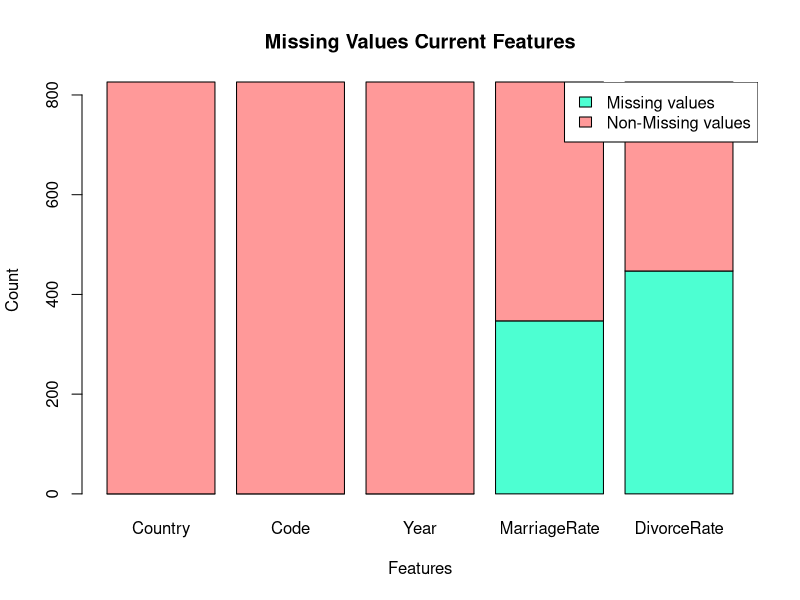
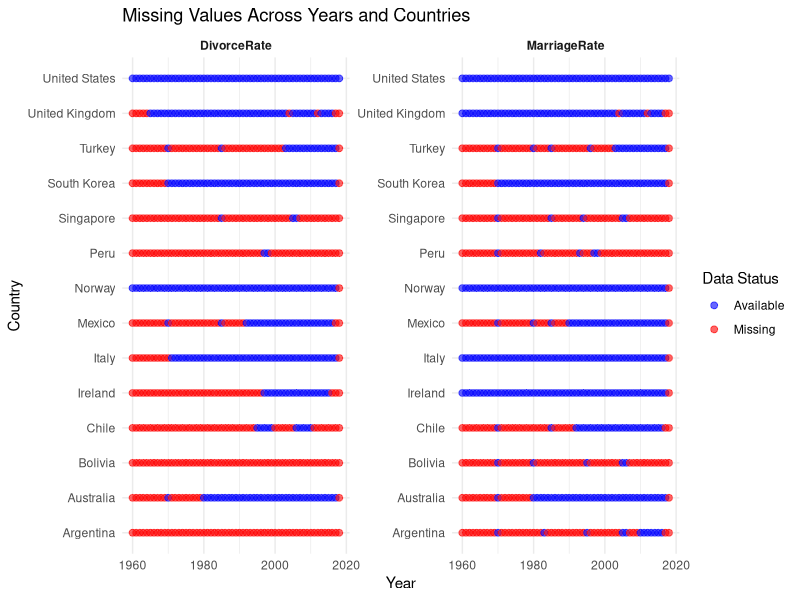

Source code (R) for these figures, in order:
## ---- chunk 1
library(tidyr)
library(dplyr)
library(ggplot2)
## ---- chunk 2
marriage_data <- read.csv("marriage-rate-per-1000-inhabitants.csv")
divorce_data <- read.csv("divorces-per-1000-people.csv")
# indicator <- read.csv("WDICSV.csv")
## ---- chunk 3
marriage_divorce <- marriage_data |> 
  left_join(divorce_data, by = c("Entity", "Code", "Year")) 
names(marriage_divorce)[1] <- "Country"
names(marriage_divorce)[4] <- "MarriageRate"
names(marriage_divorce)[5] <- "DivorceRate"

sum(is.na(marriage_divorce$DivorceRate))
sum(is.na(marriage_divorce$MarriageRate))
## ---- chunk 4
all_years <- data.frame(Year = 1960:2018)
entities <- unique(marriage_divorce[, c("Country", "Code")])
expanded_data <- merge(entities, all_years, by = NULL)
complete_data <- merge(expanded_data, marriage_divorce, 
                       by = c("Country", "Code", "Year"), 
                       all.x = TRUE)
## ---- chunk 5
binMat <- rbind(
  Missing = colSums(is.na(complete_data)),
  NonMissing = colSums(!is.na(complete_data))
)

barplot(binMat, 
        main = "Missing Values Current Features", 
        xlab = "Features", 
        ylab = "Count", 
        col = c("#4dffd2", "#ff9999"))

legend("topright", 
       legend = c("Missing values", "Non-Missing values"), 
       fill = c("#4dffd2", "#ff9999"))
## ---- chunk 6
long_data <- complete_data %>%
  pivot_longer(cols = c("MarriageRate", "DivorceRate"), # Include only relevant columns
               names_to = "Variable", values_to = "Value") %>%
  mutate(Missing = is.na(Value)) 

ggplot(long_data, aes(x = Year, y = Country, color = Missing)) +
  geom_point(alpha = 0.6, size = 2) +
  scale_color_manual(values = c("TRUE" = "red", "FALSE" = "blue"),
                     labels = c("Available", "Missing")) +
  facet_wrap(~Variable, scales = "free_y") +
  labs(title = "Missing Values Across Years and Countries",
       x = "Year", y = "Country", color = "Data Status") +
  theme_minimal() +
  theme(axis.text.x = element_text(),
        strip.text = element_text(face = "bold"))
